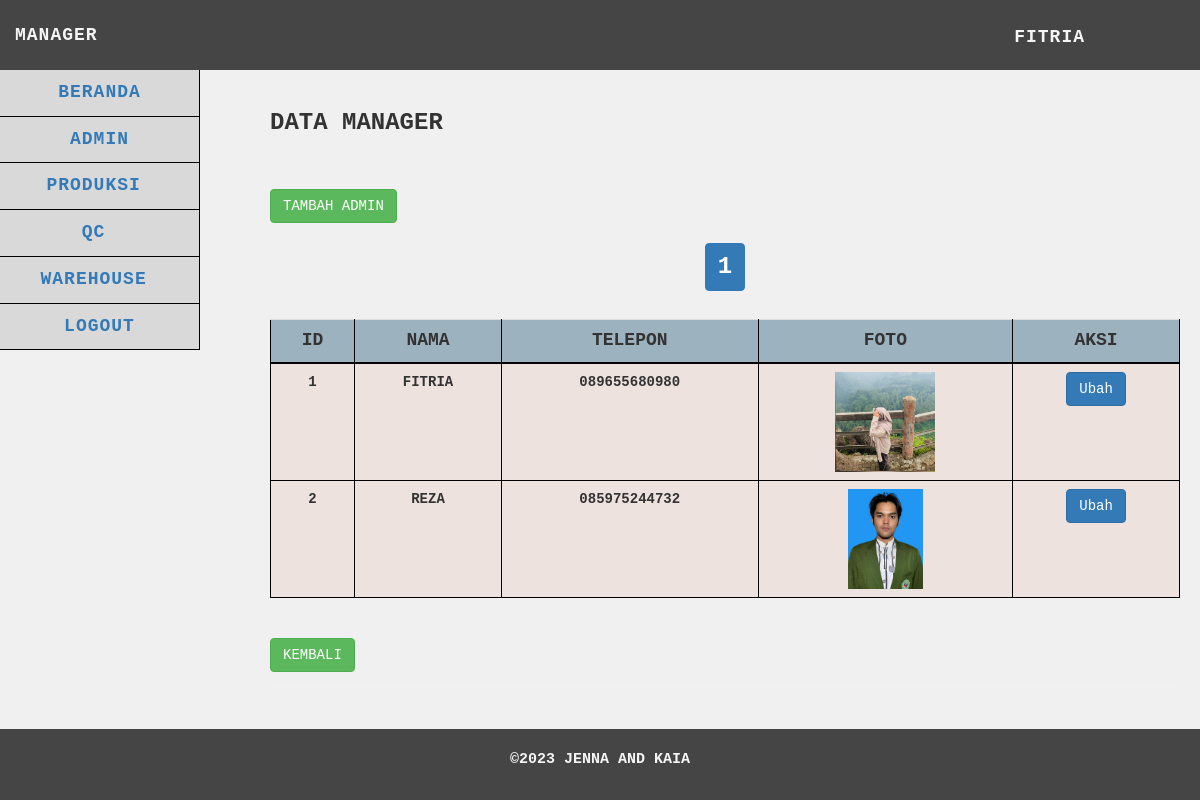
The app's page /manager/admin/admin.php (signed in), older data.
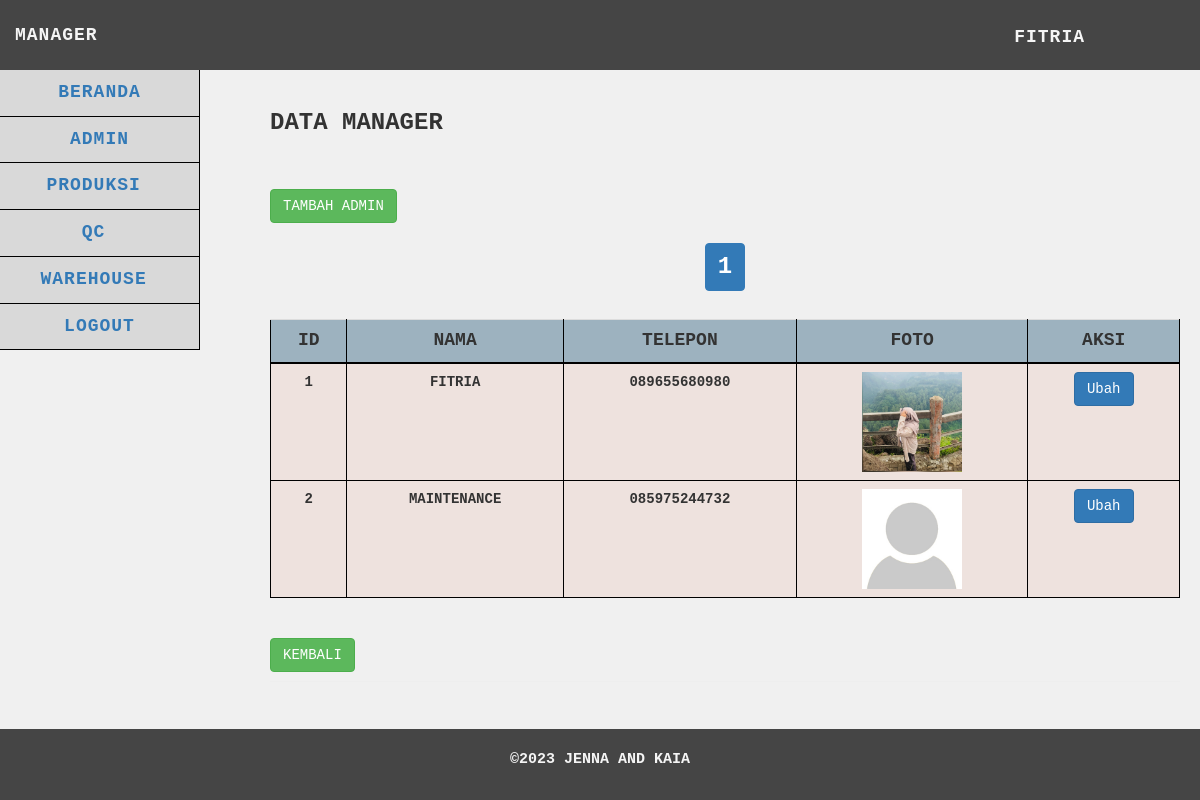
The same page, newer data.
### tables this page shows
CREATE TABLE `admin_manager` (
  `id` int(25) NOT NULL,
  `username` varchar(255) NOT NULL,
  `password` varchar(255) NOT NULL,
  `nama` varchar(255) NOT NULL,
  `telepon` varchar(255) NOT NULL,
  `foto` varchar(255) NOT NULL
);

### manager/admin/functions.php (called while the page is built, shortened)
<?php
$db = mysqli_connect("localhost", "root", "", "gudangjenna");
function query($query)
{
    global $db;
    $result = mysqli_query($db, $query);
    $rows = [];
    while ($row = mysqli_fetch_assoc($result)) {
        $rows[] = $row;
    }
    return $rows;
}
function getNama($username) {
    global $db;
    $query = "SELECT nama FROM admin_manager WHERE username = '$username'";
    $result = mysqli_query($db, $query);
    if ($result && mysqli_num_rows($result) > 0) {
        $user = mysqli_fetch_assoc($result);
        return $user['nama'];
    } else {
        return "Nama Tidak Ditemukan";
    }
}
?>

### manager/admin/admin.php (the view, shortened to what the changed rows need)
<?php
require 'functions.php';
$adminmanager = query("SELECT * FROM admin_manager");
$limit = 5;
$page = isset($_GET['page']) ? $_GET['page'] : 1;
$start = ($page - 1) * $limit;
$adminmanager = query("SELECT * FROM admin_manager LIMIT $start, $limit");
$totalRecords = count(query("SELECT * FROM admin_manager"));
$totalPages = ceil($totalRecords / $limit);
?>
<!DOCTYPE html>
<html>
<head>
    <link href="../../vendor/css/bootstrap/bootstrap.min.css" rel="stylesheet">
    <link href="../../vendor/css/bootstrap/bootstrap.css" rel="stylesheet">
    <link href="../../vendor/font-awesome/css/font-awesome.min.css" rel="stylesheet" type="text/css">
    <link href="../../css/adminmanager.css" rel="stylesheet">
</head>
<body>
    <nav class="navbar navbar-default navbar-static-top" role="navigation" style="margin-bottom: 0">
        <ul class="nav navbar-top-links navbar-right">
            <li class="dropdown">
                <a class="dropdown-toggle" data-toggle="dropdown"
                    href="../logout.php"><?php echo getNama($_SESSION['usernamemg']); ?></i>
                </a>
            </li>
        </ul>
    </nav>
    <div class="content">
        <div class="container-fluid">
            <h1 class="page-header">Data Manager
                <br><br><br>
                <div class="text-left">
                    <a href="#" class="btn btn-success" data-toggle="modal" data-target="#tambahAdminModal">Tambah
                        Admin</a>
                </div>
                <div class="text-center">
                    <ul class="pagination">
                        <?php for ($p = 1; $p <= $totalPages; $p++) : ?>
                        <li class="<?php if ($p == $page) echo 'active'; ?>">
                            <a href="?page=<?php echo $p; ?>"><?php echo $p; ?></a>
                        </li>
                        <?php endfor; ?>
                    </ul>
                </div>
                <div class="table-responsive">
                    <table id="data-table" class="table table-hover">
                        <tr>
                            <th scope="col">Id</th>
                            <th scope="col">Nama</th>
                            <th scope="col">Telepon</th>
                            <th scope="col">Foto</th>
                            <th scope="col">Aksi</th>
                        </tr>
                        <?php $i = 1 + ($page - 1) * $limit; ?>
                        <?php foreach ($adminmanager as $row) : ?>
                        <tr>
                            <td><?= $i; ?></td>
                            <td><?= $row["nama"]; ?></td>
                            <td><?= $row["telepon"]; ?></td>
                            <td><img src="../../images/<?= $row["foto"]; ?>"></td>
                            <td>
                                <div class="btn-group text-center" style="display: flex; justify-content: center;">
                                    <button type="button" class="btn btn-primary" data-toggle="modal"
                                        data-target="#ubahAdminModal<?= $row["id"]; ?>">Ubah</button>
                                </div>
                            </td>
                        </tr>
                        <?php $i++; ?>
                        <?php endforeach; ?>
                    </table>
                </div>
                <div style="margin-top: 20px;">
                    <a href="../beranda.php" class="btn btn-success">Kembali</a>
                </div>
        </div>
    </div>
</body>
</html>

Row changes from the older to the newer data that the page shows:
removed admin_manager: nama "REZA", telepon "085975244732", foto (picture)
added admin_manager: nama "MAINTENANCE", telepon "085975244732", foto (placeholder picture)
